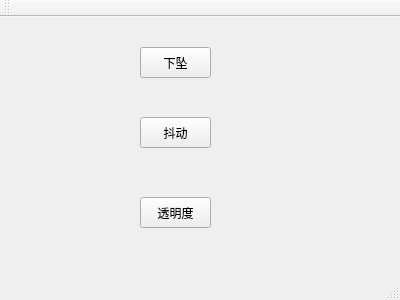
<?xml version="1.0" encoding="UTF-8"?>
<ui version="4.0">
 <class>MainWindow</class>
 <widget class="QMainWindow" name="MainWindow">
  <property name="geometry">
   <rect>
    <x>0</x>
    <y>0</y>
    <width>400</width>
    <height>300</height>
   </rect>
  </property>
  <property name="windowTitle">
   <string>MainWindow</string>
  </property>
  <widget class="QWidget" name="centralWidget">
   <widget class="QPushButton" name="pushButton">
    <property name="geometry">
     <rect>
      <x>140</x>
      <y>30</y>
      <width>71</width>
      <height>31</height>
     </rect>
    </property>
    <property name="text">
     <string>下坠</string>
    </property>
   </widget>
   <widget class="QPushButton" name="pushButton_2">
    <property name="geometry">
     <rect>
      <x>140</x>
      <y>100</y>
      <width>71</width>
      <height>31</height>
     </rect>
    </property>
    <property name="text">
     <string>抖动</string>
    </property>
   </widget>
   <widget class="QPushButton" name="pushButton_3">
    <property name="geometry">
     <rect>
      <x>140</x>
      <y>180</y>
      <width>71</width>
      <height>31</height>
     </rect>
    </property>
    <property name="text">
     <string>透明度</string>
    </property>
   </widget>
  </widget>
  <widget class="QMenuBar" name="menuBar">
   <property name="geometry">
    <rect>
     <x>0</x>
     <y>0</y>
     <width>400</width>
     <height>23</height>
    </rect>
   </property>
  </widget>
  <widget class="QToolBar" name="mainToolBar">
   <attribute name="toolBarArea">
    <enum>TopToolBarArea</enum>
   </attribute>
   <attribute name="toolBarBreak">
    <bool>false</bool>
   </attribute>
  </widget>
  <widget class="QStatusBar" name="statusBar"/>
 </widget>
 <layoutdefault spacing="6" margin="11"/>
 <resources/>
 <connections/>
</ui>
